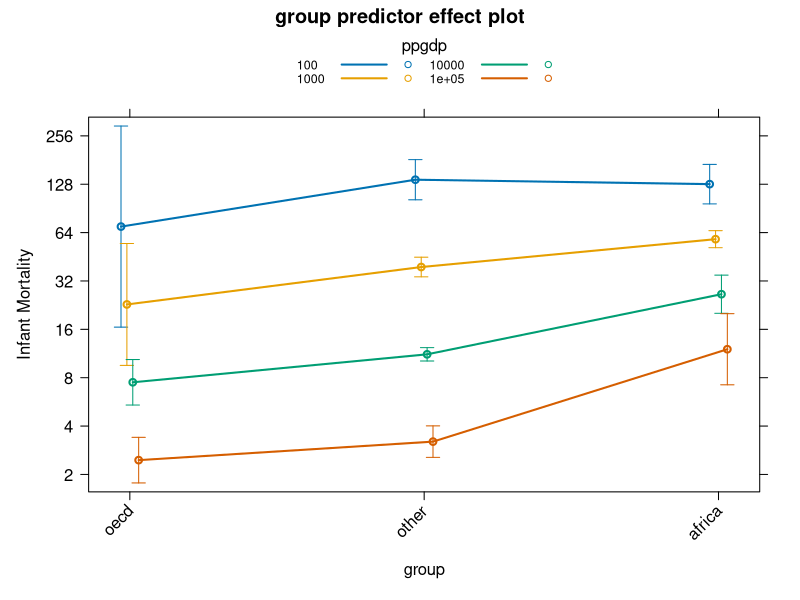
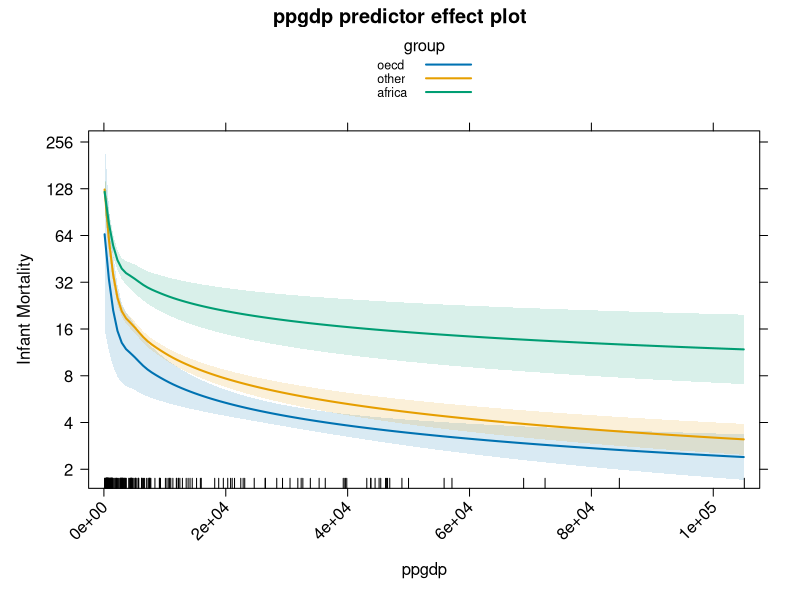
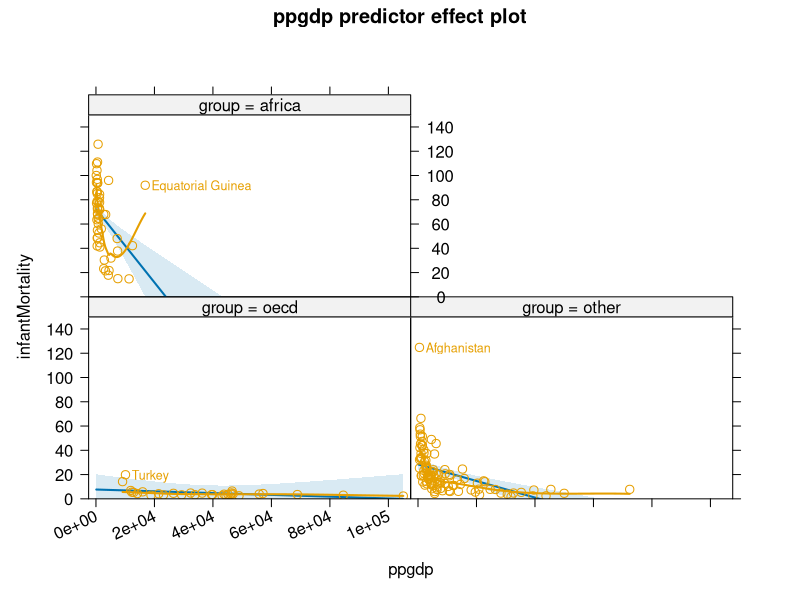
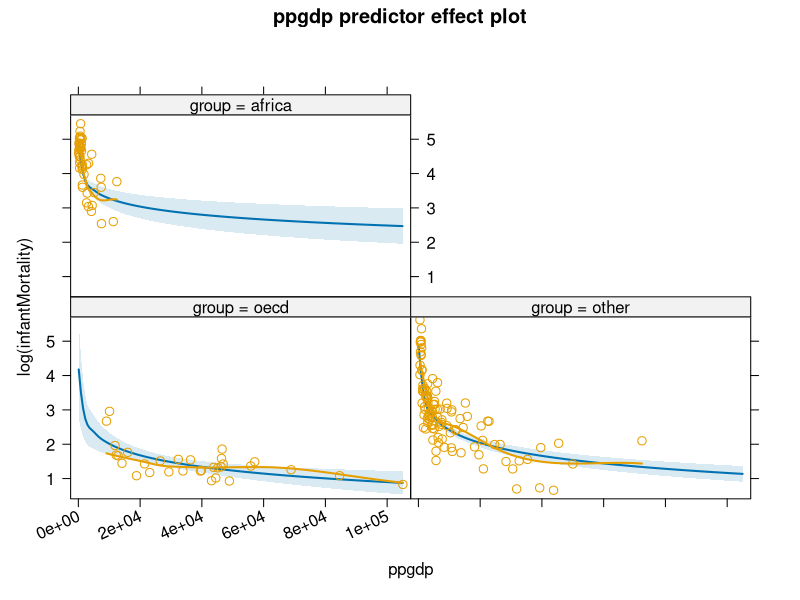
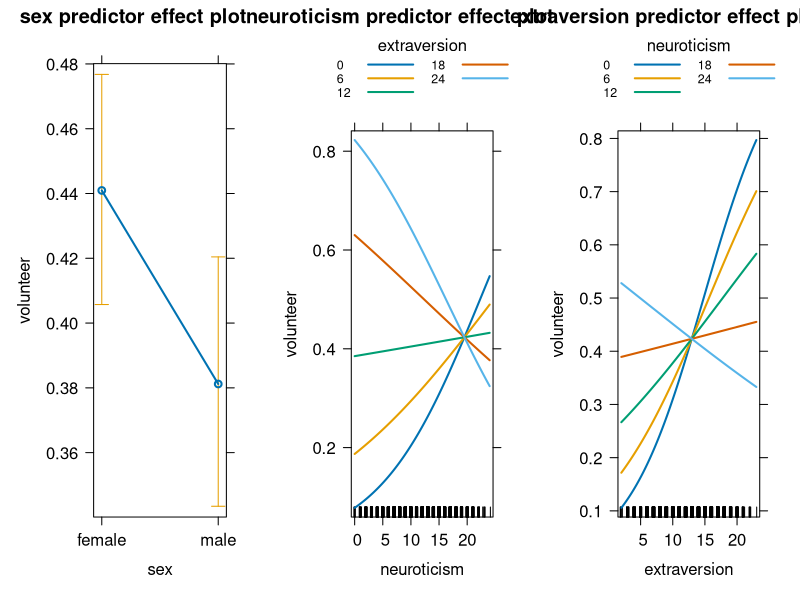
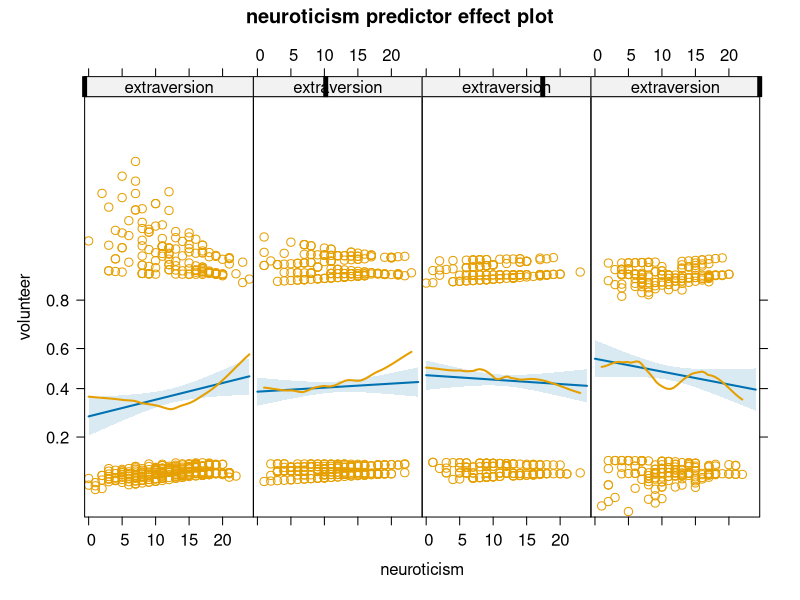
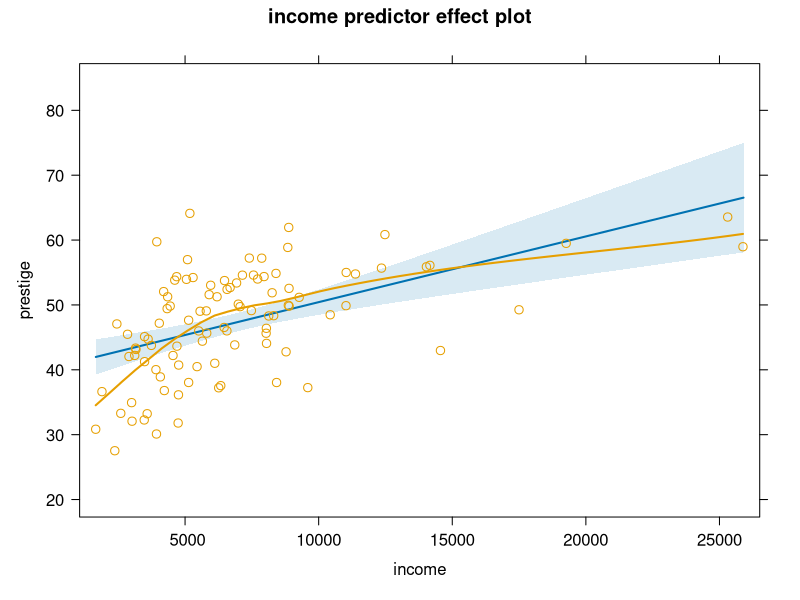
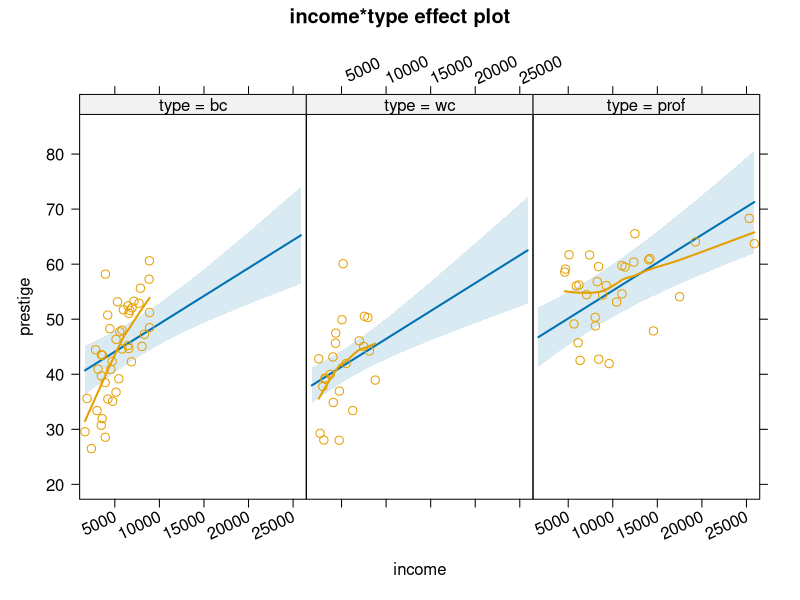

Here is the R script that generated these plots, in order:
# Replication Code for Fox and Weisberg, "Visualizing Fit and Lack of Fit 
#   in Complex Regression Models with Predictor Effect Plots and Partial Residuals

## ------------------------------------------------------------------------
library("effects")

## ------------------------------------------------------------------------
m1 <- lm(log(infantMortality) ~ group * log(ppgdp), data = UN,
    subset = rownames(UN) != "Equatorial Guinea")
summary(m1)

## ----fig3-a,include=TRUE,fig.width=6.5,fig.height=5.5,fig.show='hide'----
plot(predictorEffect("group", m1,
        transformation = list(link = log, inverse = exp),
        xlevels = list(ppgdp = 10 ^ (2 : 5))),
    lines = list(multiline = TRUE),
    axes = list(
        x = list(rotate = 45),
        y = list(lab = "Infant Mortality", 
                 ticks = list(at = 2 ^ (1 : 8)))
        ),
    confint = list(style = "auto")
    )

## ----fig3-b,include=TRUE,fig.width=6.5,fig.height=5.5,fig.show='hide'----
plot(predictorEffect("ppgdp", m1,
        transformation = list(link = log, inverse = exp)),
    lines = list(multiline = TRUE),
    axes = list(
        x = list(rotate = 45),
        y = list(lab = "Infant Mortality", 
                 ticks = list(at = 2 ^ (1 : 8)))
        ),
    confint = list(style = "auto")
    )

## ----fig3a,include=TRUE,fig.width=8,fig.height=4,fig.show='hide'---------
m2 <- lm(infantMortality ~ group * ppgdp, data = UN)
plot(predictorEffects(m2, ~ ppgdp, partial.residuals = TRUE),
     axes = list(x = list(rotate = 25), y = list(lim = c(0, 150))),
     id = list(n = 1))

## ----fig3b,include=TRUE,fig.width=8,fig.height=4,fig.show='hide'---------
plot(predictorEffects(m1, ~ ppgdp, partial.residuals = TRUE),
    axes = list(x = list(rotate = 25)))

## ------------------------------------------------------------------------
summary(Cowles)

## ----include=FALSE-------------------------------------------------------
library("car") # for Anova(); we're suppressing messages that won't occur when the car package is updated to remove all data sets

## ----eval=FALSE----------------------------------------------------------
## library("car")

## ------------------------------------------------------------------------
mod.cowles.1 <- glm(volunteer ~ sex + neuroticism * extraversion,
    data = Cowles, family = binomial)
summary(mod.cowles.1)
Anova(mod.cowles.1)

## ----new-cowles-1,include=TRUE,fig.width=12,fig.height=4,fig.show='hide'----
plot(predictorEffects(mod.cowles.1,
        xlevels = list(extraversion = seq(0, 24, by = 6),
                     neuroticism = seq(0, 24, by = 6))),
    axes = list(y = list(type = "response")),
    lines = list(multiline = TRUE),
    rows = 1, cols = 3)

## ----new-cowles-2,include=TRUE,fig.width=12,fig.height=4,fig.show='hide'----
plot(predictorEffects(mod.cowles.1,
        ~ neuroticism, partial.residuals = TRUE),
     lattice = list(layout = c(4, 1)))

## ------------------------------------------------------------------------
library("splines")
mod.cowles.2 <- glm(volunteer ~
        sex + ns(neuroticism, 5) * ns(extraversion, 5),
    data = Cowles, family = binomial)
anova(mod.cowles.1, mod.cowles.2, test = "Chisq")
cbind(AIC(mod.cowles.1, mod.cowles.2),
      BIC(mod.cowles.1, mod.cowles.2))

## ------------------------------------------------------------------------
summary(Prestige)

## ------------------------------------------------------------------------
Prestige$type <- factor(Prestige$type,
    levels = c("bc", "wc", "prof"))
mod.prestige.1 <- lm(prestige ~ income + education + type,
    data = Prestige)
summary(mod.prestige.1)
Anova(mod.prestige.1)

## ----fig-prestige-1,include=TRUE,fig.width=5,fig.height=5,fig.show='hide'----
plot(predictorEffects(mod.prestige.1, ~ income,
    partial.residuals = TRUE))

## ----fig-prestige-2,include=TRUE,fig.width=8,fig.height=4,fig.show='hide'----
plot(Effect(c("income", "type"), mod.prestige.1,
        partial.residuals = TRUE),
    partial.residuals = list(span = 0.9),
    axes = list(x = list(rotate = 25)),
    lattice = list(layout = c(3, 1)))

## ------------------------------------------------------------------------
mod.prestige.2 <- lm(prestige ~ type * income + education,
    data = Prestige)
anova(mod.prestige.1, mod.prestige.2)

## ----fig-prestige-3,include=TRUE,fig.width=8,fig.height=4,fig.show='hide'----
plot(Effect(c("income", "type"), mod.prestige.2,
        partial.residuals = TRUE),
    partial.residuals = list(span = 0.9),
    axes = list(x = list(rotate = 25)),
    lattice = list(layout = c(3, 1)))

## ----include=FALSE-------------------------------------------------------
mvrunif <- function(n, R, min = 0, max = 1){
# method (but not code) from E. Schumann,
# "Generating Correlated Uniform Variates"
# URL:
# <http://comisef.wikidot.com/tutorial:correlateduniformvariates>
# downloaded 2015-05-21
if (!is.matrix(R) || nrow(R) != ncol(R) ||
max(abs(R - t(R))) > sqrt(.Machine$double.eps))
stop("R must be a square symmetric matrix")
if (any(eigen(R, only.values = TRUE)$values <= 0))
stop("R must be positive-definite")
if (any(abs(R) - 1 > sqrt(.Machine$double.eps)))
stop("R must be a correlation matrix")
m <- nrow(R)
R <- 2 * sin(pi * R / 6)
X <- matrix(rnorm(n * m), n, m)
X <- X %*% chol(R)
X <- pnorm(X)
min + X * (max - min)
}

gendata <- function(n = 5000, R, min = -2, max = 2, s = 1.5,
model = expression(x1 + x2 + x3)){
data <- mvrunif(n = n, min = min, max = max, R = R)
colnames(data) <- c("x1", "x2", "x3")
data <- as.data.frame(data)
data$error <- s * rnorm(n)
data$y <- with(data, eval(model) + error)
data
}

R <- function(offdiag = 0, m = 3){
R <- diag(1, m)
R[lower.tri(R)] <- R[upper.tri(R)] <- offdiag
R
}

## ----include=FALSE-------------------------------------------------------
set.seed(682626)
Data.4 <- gendata(R = R(0.5), model = expression(x1 ^ 2 + x2 * x3))
mod.4 <- lm(y ~ x1 + x2 + x3, data = Data.4)

## ----fig-contrived-4a,include=FALSE,fig.width=12,fig.height=4,fig.show='hide'----
plot(predictorEffects(mod.4, partial.residuals=TRUE),
     partial.residual = list(pch = ".", col = "#FF00FF80"),
     axes = list(x = list(rotate = 45)),
     rows = 1, cols = 3)

## ----fig-contrived-4b,include=FALSE,fig.width=12,fig.height=4,fig.show='hide'----
plot(Effect(c("x2", "x3"), mod.4, partial.residuals = TRUE),
     partial.residual = list(pch = ".", col = "#FF00FF80"),
      axes = list(x = list(rotate = 45)),
     lattice = list(layout = c(4, 1)))

## ----fig-contrived-4c,include=FALSE,fig.width=12,fig.height=4,fig.show='hide'----
plot(Effect(c("x1", "x2"), mod.4, partial.residuals = TRUE),
    partial.residual = list(pch = ".", col = "#FF00FF80"),
    axes = list(x = list(rotate = 45)),
    lattice = list(layout = c(4, 1)))

## ----fig-contrived-5a,include=FALSE,fig.width=5,fig.height=4,fig.show='hide'----
mod.5 <- lm(y ~ poly(x1, 2) + x2 * x3, data = Data.4)
plot(Effect("x1", mod.5, partial.residuals = TRUE),
     partial.residual = list(pch = ".", col = "#FF00FF80", span = 0.2))

## ----fig-contrived-5b,include=FALSE,fig.width=12,fig.height=4,fig.show='hide'----
plot(Effect(c("x2", "x3"), mod.5, partial.residuals = TRUE),
     partial.residual = list(pch = ".", col = "#FF00FF80"),
     axes = list(x = list(rotate = 45)),
     lattice = list(layout = c(4, 1)), span = 0.5)

## ----fig-contrived-5c,include=FALSE,fig.width=12,fig.height=4,fig.show='hide'----
plot(Effect(c("x1", "x2"), mod.5, partial.residuals = TRUE),
    partial.residual = list(pch = ".", col = "#FF00FF80", span = 0.35),
    axes = list(x = list(rotate = 45)),
    lattice = list(layout = c(4, 1)))
